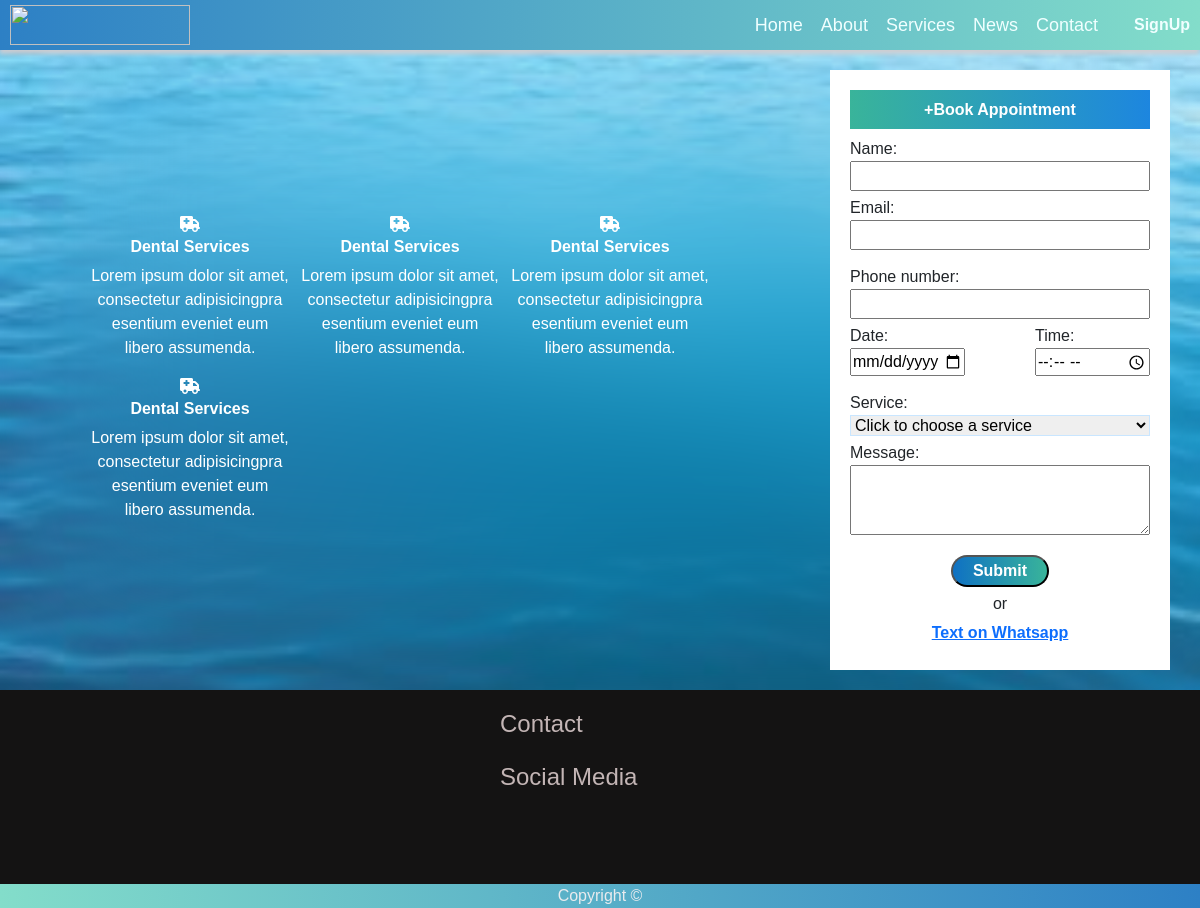
The page /services/serives-under/dental-services-cat/ on the database its author committed.
### hospital_services/models.py (models this page shows, shortened)
class ServiceOffered(models.Model):
    category = models.ForeignKey(ServiceCategory, on_delete=models.CASCADE)
    service_name = models.CharField(default='Dental Services', max_length=100, null=False)
    description = models.TextField(
        default='Lorem ipsum dolor sit amet, consectetur adipisicingpra esentium eveniet eum libero assumenda.',
        null=False
    )
    def __str__(self):
        return self.service_name

### hospital_services/views.py (the view, shortened to what this page needs)
# urls.py: path('serives-under/<slug:slug>/', services_offered, name='services_offered'),
def services_offered(request, slug):
    category = get_object_or_404(ServiceCategory, slug=slug)
    services = category.serviceoffered_set.all()
    form1 = AppointmentForm1()
    form2 = AppointmentForm2()
    form3 = AppointmentForm3()
    form4 = AppointmentForm4()
    context = {
        'form1': form1,
        'form2': form2,
        'form3': form3,
        'form4': form4,
        'services': services,
        }
    return render(request, 'services/services_offered.html', context)

### hospital_services/forms.py
class AppointmentForm1(forms.ModelForm):
    class Meta:
        model = Appointment
        fields = ['name', 'email',]

class AppointmentForm2(forms.ModelForm):
    phone = PhoneNumberField(
            widget=PhoneNumberPrefixWidget(initial='KE', attrs={'class': 'p-no'})
        )
    class Meta:
        model = Appointment
        fields = ['phone',]

### templates/services/services_offered.html (shortened to what this page needs)
{% extends 'base.html' %}
{% load static %}
{% block css %}
<link rel="stylesheet" href="{% static 'css/services.css' %}" type="text/css">
{% endblock css %}
{% block content %}
<section class="services">
    <div class="div1">
        {% for service in services %}
            <div class="service">
                <div><i class="fa-icon fa-solid fa-truck-medical"></i></div>
                <h6 style="font-weight: 700;">
                    {{ service.service_name }}
                </h6>
                <p>
                    {{ service.description }}
                </p>
            </div>
        {% endfor %}
    </div>
    {% include 'services/appointments.html' %}
</section>
{% endblock content %}

### static/css/style.css (style rules this page uses)
body { background-color: #e9ebee; --header-height: 50px; --footer-height: 22px; margin: var(--header-height) 0 var(--footer-height) 0; font-family: sans-serif; }

### static/css/services.css (style rules this page uses)
.services { display: grid; grid-template-columns: auto 400px; align-items: center; }
.div1 { display: grid; grid-template-columns: repeat(auto-fit, 200px); grid-gap:10px; margin-top: 20px; margin-bottom: 20px; justify-content: center; grid-auto-flow: dense; }
.service { display: flex; flex-direction: column; align-items: center; color: white; }
.service p { text-align: center; }
.fa-icon { font-size: 24px; }
input { width: 100%; }

### templates/services/appointments.html (style rules this page uses)
p { margin-bottom: 5px !important; }
select { border: 1px solid #c9e6ff; }
.date-time p { max-width: 115px; }
.text-area p { display: flex; flex-direction: column; }
textarea { height: 70px; }

### rows shown on the page
ServiceOffered: service_name "Dental Services", description "Lorem ipsum dolor sit amet, consectetur adipisicingpra esentium eveniet eum libero assumenda."
ServiceOffered: service_name "Dental Services", description "Lorem ipsum dolor sit amet, consectetur adipisicingpra esentium eveniet eum libero assumenda."
ServiceOffered: service_name "Dental Services", description "Lorem ipsum dolor sit amet, consectetur adipisicingpra esentium eveniet eum libero assumenda."
ServiceOffered: service_name "Dental Services", description "Lorem ipsum dolor sit amet, consectetur adipisicingpra esentium eveniet eum libero assumenda."
